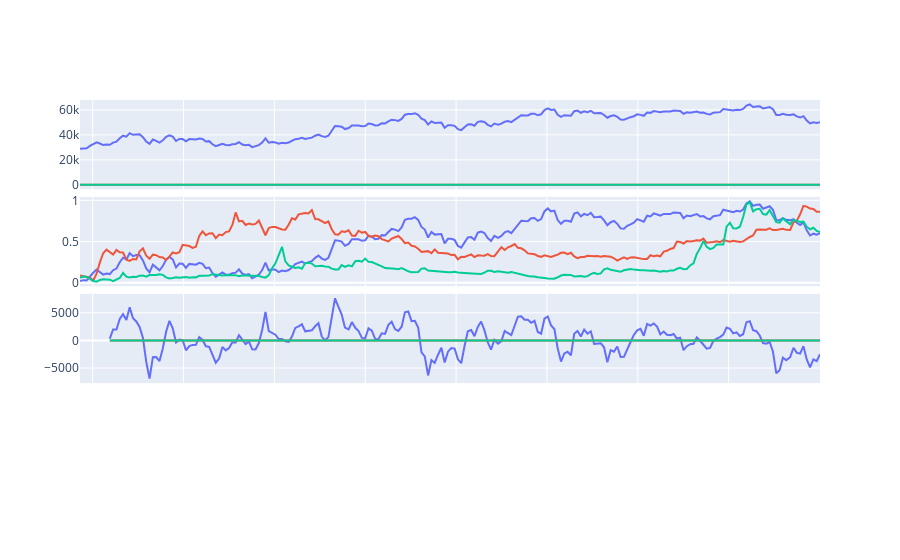

Here is the notebook cell this chart was saved with:
### Code cell
thinner = 735
#px doesn't support subplots. Ugly work arounds. Consider matplot lib for
#future minimum viable product exploration.
fig = None
fig = make_subplots(rows = 4, cols = 1, shared_xaxes=True,
                    vertical_spacing = 0.02)


sub_prices = px.line(prices[::thinner], x = x[::thinner], y=prices[::thinner].columns)
sub_prices_traces = []
for trace in range(len(sub_prices['data'])):
    sub_prices['data'][trace]['showlegend'] = False
    sub_prices_traces.append(sub_prices['data'][trace])
for traces in sub_prices_traces:
    fig.append_trace(traces, row = 1, col = 1)
    
sub_norm = px.line(norm_prices[::thinner], x = x[::thinner], y=norm_prices[::thinner].columns)
sub_norm_traces = []
for trace in range(len(sub_norm['data'])):
    sub_norm['data'][trace]['showlegend'] = False
    sub_norm_traces.append(sub_norm['data'][trace])
for traces in sub_norm_traces:
    fig.append_trace(traces, row = 2, col = 1)

sub_ma = px.line(ma_x[::thinner], x = x[::thinner], y=prices.rolling(w1).mean()[::thinner].columns)
sub_ma_traces = []
for trace in range(len(sub_ma['data'])):
    sub_ma['data'][trace]['showlegend'] = False
    sub_ma_traces.append(sub_ma['data'][trace])
for traces in sub_ma_traces:
    fig.append_trace(traces, row = 3, col = 1)
    

    
'''
fig.add_scatter(x = x[::thinner], y = prices[::thinner].columns, mode = 'lines',
    name = 'actual', row = 1, col = 1)

fig.add_scatter(x = x[::thinner], y = prices.rolling(w1).mean()[::thinner], mode = 'lines',
    name = 'ma_short', row = 1, col = 1)

fig.add_scatter(x = x[::thinner], y = prices.rolling(w2).mean()[::thinner], mode = 'lines',
    name = 'ma long',row = 1, col = 1)

fig.add_scatter(x = x[::thinner], y = ma_x[::thinner], mode = 'lines',
    name = 'moving average difference', row = 2, col = 1)

fig.add_scatter(x = x[::thinner], y = pos[::thinner], mode = 'lines',
    name = 'position', row = 3, col = 1)

fig.add_scatter(x = x[::thinner], y = my_rs_cumsum[::thinner], mode = 'lines',
    name = 'my_rs_cumsum', row = 4, col = 1)

fig.add_scatter(x = x[::thinner], y = my_rs_w_cost_cumsum[::thinner], mode = 'lines',
    name = 'my_rs_cumsum_with_fee', row = 4, col = 1)

fig.add_scatter(x = x[::thinner], y = base_rs_cumsum[::thinner], mode = 'lines',
    name = 'base_rs_cumsum', row = 4, col = 1)
    '''

fig.show()

### Figure 1 — Plotly figure (JSON) as saved in the notebook; plotly's stock layout.template omitted (floating-point values rounded to 4 significant figures; data arrays with more than 128 entries replaced by an {"elided": "..."} marker saying what was removed)
{"data": [{"hovertemplate": "variable=BTCUSDT<br>x=%{x}<br>value=%{y}<extra></extra>", "legendgroup": "BTCUSDT", "line": {"color": "#636efa", "dash": "solid"}, "mode": "lines", "name": "BTCUSDT", "orientation": "v", "showlegend": false, "type": "scatter", "x": {"elided": "224 str values"}, "xaxis": "x", "y": {"elided": "224 float values"}, "yaxis": "y"}, {"hovertemplate": "variable=ETHBTC<br>x=%{x}<br>value=%{y}<extra></extra>", "legendgroup": "ETHBTC", "line": {"color": "#EF553B", "dash": "solid"}, "mode": "lines", "name": "ETHBTC", "orientation": "v", "showlegend": false, "type": "scatter", "x": {"elided": "224 str values"}, "xaxis": "x", "y": {"elided": "224 float values"}, "yaxis": "y"}, {"hovertemplate": "variable=XRPBTC<br>x=%{x}<br>value=%{y}<extra></extra>", "legendgroup": "XRPBTC", "line": {"color": "#00cc96", "dash": "solid"}, "mode": "lines", "name": "XRPBTC", "orientation": "v", "showlegend": false, "type": "scatter", "x": {"elided": "224 str values"}, "xaxis": "x", "y": {"elided": "224 float values"}, "yaxis": "y"}, {"hovertemplate": "variable=BTCUSDT<br>x=%{x}<br>value=%{y}<extra></extra>", "legendgroup": "BTCUSDT", "line": {"color": "#636efa", "dash": "solid"}, "mode": "lines", "name": "BTCUSDT", "orientation": "v", "showlegend": false, "type": "scatter", "x": {"elided": "224 str values"}, "xaxis": "x2", "y": {"elided": "224 float values"}, "yaxis": "y2"}, {"hovertemplate": "variable=ETHBTC<br>x=%{x}<br>value=%{y}<extra></extra>", "legendgroup": "ETHBTC", "line": {"color": "#EF553B", "dash": "solid"}, "mode": "lines", "name": "ETHBTC", "orientation": "v", "showlegend": false, "type": "scatter", "x": {"elided": "224 str values"}, "xaxis": "x2", "y": {"elided": "224 float values"}, "yaxis": "y2"}, {"hovertemplate": "variable=XRPBTC<br>x=%{x}<br>value=%{y}<extra></extra>", "legendgroup": "XRPBTC", "line": {"color": "#00cc96", "dash": "solid"}, "mode": "lines", "name": "XRPBTC", "orientation": "v", "showlegend": false, "type": "scatter", "x": {"elided": "224 str values"}, "xaxis": "x2", "y": {"elided": "224 float values"}, "yaxis": "y2"}, {"hovertemplate": "variable=BTCUSDT<br>x=%{x}<br>value=%{y}<extra></extra>", "legendgroup": "BTCUSDT", "line": {"color": "#636efa", "dash": "solid"}, "mode": "lines", "name": "BTCUSDT", "orientation": "v", "showlegend": false, "type": "scatter", "x": {"elided": "224 str values"}, "xaxis": "x3", "y": {"elided": "224 float values"}, "yaxis": "y3"}, {"hovertemplate": "variable=ETHBTC<br>x=%{x}<br>value=%{y}<extra></extra>", "legendgroup": "ETHBTC", "line": {"color": "#EF553B", "dash": "solid"}, "mode": "lines", "name": "ETHBTC", "orientation": "v", "showlegend": false, "type": "scatter", "x": {"elided": "224 str values"}, "xaxis": "x3", "y": {"elided": "224 float values"}, "yaxis": "y3"}, {"hovertemplate": "variable=XRPBTC<br>x=%{x}<br>value=%{y}<extra></extra>", "legendgroup": "XRPBTC", "line": {"color": "#00cc96", "dash": "solid"}, "mode": "lines", "name": "XRPBTC", "orientation": "v", "showlegend": false, "type": "scatter", "x": {"elided": "224 str values"}, "xaxis": "x3", "y": {"elided": "224 float values"}, "yaxis": "y3"}], "layout": {"xaxis": {"anchor": "y", "domain": [0, 1], "matches": "x4", "showticklabels": false}, "xaxis2": {"anchor": "y2", "domain": [0, 1], "matches": "x4", "showticklabels": false}, "xaxis3": {"anchor": "y3", "domain": [0, 1], "matches": "x4", "showticklabels": false}, "xaxis4": {"anchor": "y4", "domain": [0, 1]}, "yaxis": {"anchor": "x", "domain": [0.765, 1.0]}, "yaxis2": {"anchor": "x2", "domain": [0.51, 0.745]}, "yaxis3": {"anchor": "x3", "domain": [0.255, 0.49]}, "yaxis4": {"anchor": "x4", "domain": [0, 0.235]}}}
